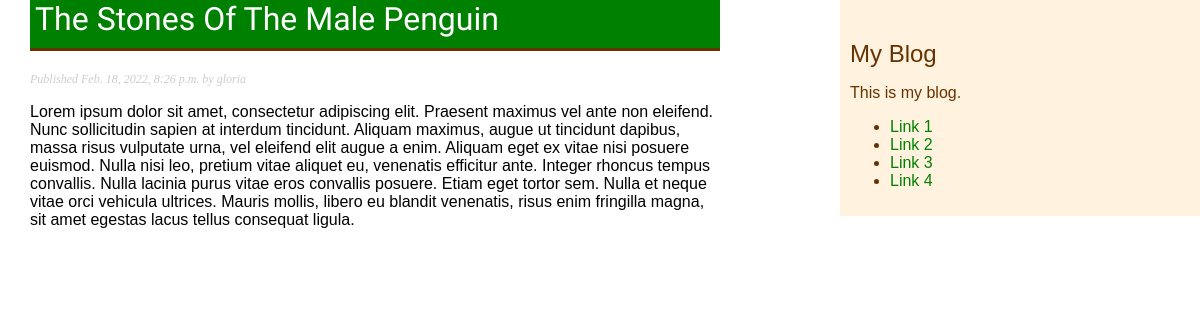
The page /blog/2022/2/18/stones-male-penguin/ on the database its author committed.
### blog/models.py (models this page shows, shortened)
class Post(models.Model):
    STATUS_CHOICES = (
        ('draft', 'Draft'),
        ('published', 'Published')
    )
    title = models.CharField(max_length=250)
    slug = models.SlugField(max_length=250, unique_for_date='publish')
    author = models.ForeignKey(User, on_delete=models.CASCADE, related_name='blog_posts')
    body = models.TextField()
    publish = models.DateTimeField(default=timezone.now)
    created = models.DateTimeField(auto_now_add=True)
    update = models.DateTimeField(auto_now=True)
    status = models.CharField(max_length=10, choices=STATUS_CHOICES, default='draft')
    objects = models.Manager() # Default Manager
    published = PublishedManager() # Custom Manager
    class Meta:
        ordering = ('-publish',)

### blog/views.py (the view)
# urls.py: path('<int:year>/<int:month>/<int:day>/<slug:post>/', views.post_detail,
def post_detail(request, year, month, day, post):
    post = get_object_or_404(Post, slug=post, status='published', publish__year=year, publish__month=month, publish__day=day)
    return render(request, 'blog/post/detail.html', {'post': post})

### blog/templates/blog/post/detail.html (shortened to what this page needs)
{% extends "blog/base.html" %}
{% block content %}
  <h1 id="single-post-title">{{ post.title }}</h1>
  <p class="date">
    Published {{ post.publish }} by {{ post.author }}
  </p>
  {{ post.body|linebreaks }}
{% endblock %}

### blog/static/css/blog.css (style rules this page uses)
* { box-sizing: border-box; }
body { margin:0; padding:0; font-family:helvetica, sans-serif; }
:root { --green: green; --light-green: #33cc33; --grey: #bbb; --light-grey: #ccc; --white: #fff; --light-orange: #f9d5e5; --light-yellow: #fff2df; --brown:#663300; }
h1 { font-weight:normal; border-bottom:3px solid var(--brown); padding:0 0 10px 5px; font-family: Catamaran; background-color: var(--white); margin-top: 0px; color: var(--green); }
#single-post-title { background-color: var(--green); color: var(--white); }
p.date { color:var(--light-grey); font-family: georgia, serif; font-size: 12px; font-style: italic; }

### rows shown on the page
Post: title "The Stones Of The Male Penguin", publish "Feb. 18, 2022, 8:26 p.m.", author "gloria", body "Lorem ipsum dolor sit amet, consectetur adipiscing elit. Praesent maximus vel ante non eleifend. Nunc sollicitudin sapien at interdum tincidunt. Aliquam maximus, augue ut tincidunt dapibus, massa risus vulputate urna, vel eleifend elit augue a enim. Aliquam eget ex vitae nisi posuere euismod. Nulla nisi leo, pretium vitae aliquet eu, venenatis efficitur ante. Integer rhoncus tempus convallis. Nulla lacinia purus vitae eros convallis posuere. Etiam eget tortor sem. Nulla et neque vitae orci vehicula ultrices. Mauris mollis, libero eu blandit venenatis, risus enim fringilla magna, sit amet egestas lacus tellus consequat ligula."
